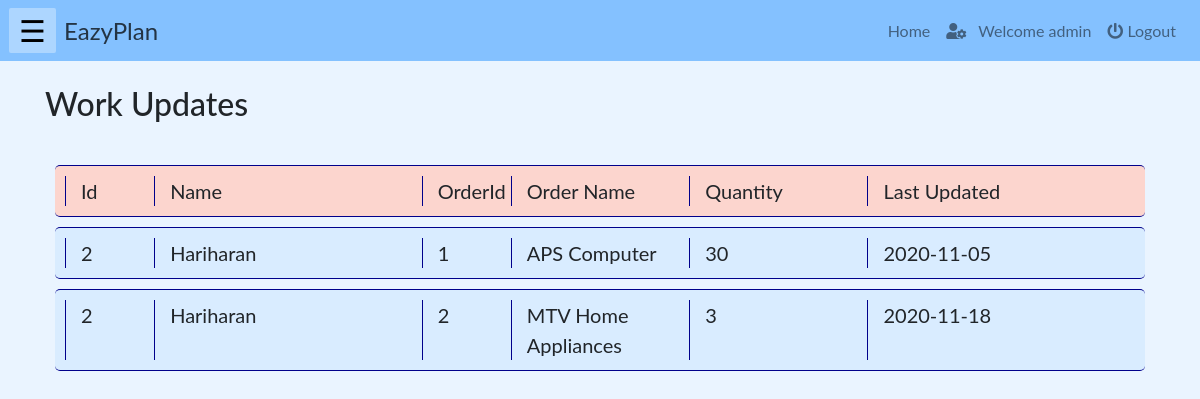
The page /php/workupdate.php (signed in) on the database as committed earlier.
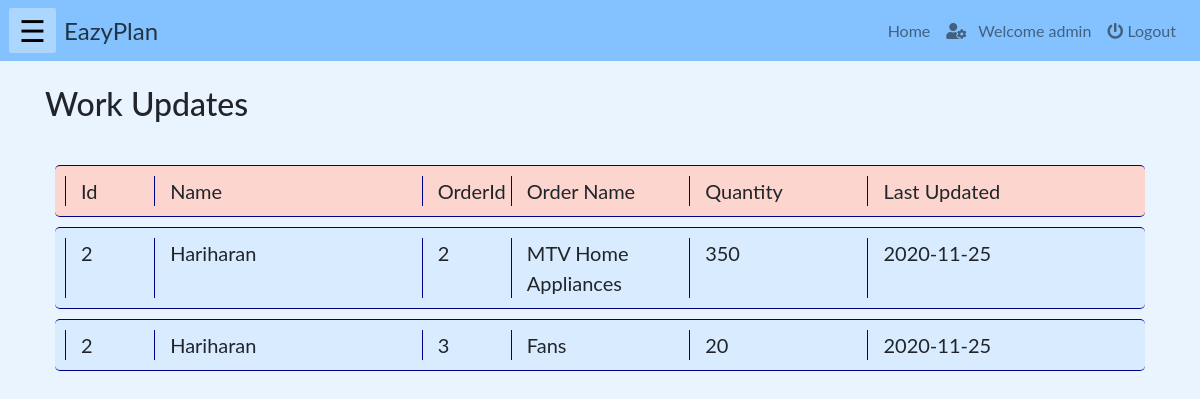
The same page on the database as committed later.
### tables this page shows
CREATE TABLE `workerworkupdate` (
  `workerID` int(10) NOT NULL,
  `orderID` int(10) NOT NULL,
  `productQTY` int(30) NOT NULL,
  `updateTime` date NOT NULL DEFAULT current_timestamp(),
  `AllocID` int(11) NOT NULL
);

CREATE TABLE `account` (
  `userid` int(10) NOT NULL,
  `name` varchar(100) NOT NULL,
  `email` varchar(200) NOT NULL,
  `role` varchar(20) NOT NULL,
  `password` varchar(40) NOT NULL
);

CREATE TABLE `allorder` (
  `orderID` int(10) NOT NULL,
  `name` varchar(100) NOT NULL,
  `description` varchar(1000) NOT NULL,
  `quantity` int(10) NOT NULL,
  `orderDate` date NOT NULL,
  `completionDate` date NOT NULL,
  `status` varchar(100) NOT NULL,
  `totalEstimatedAmt` int(100) NOT NULL,
  `advanceAmt` int(100) NOT NULL,
  `amtLeft` int(100) NOT NULL
);

### php/workupdate.php (the view, shortened to what this page needs)
<!DOCTYPE html>
<html lang="en">
    <?php
        include("../php/headLinks.php");
        if(isset($_SESSION["name"]) && ($_SESSION["role"]=='admin' || $_SESSION["role"]=='staff')){
    ?>
    <body>
        <?php
            include("../php/navbar.php");
        ?>
        <div class="container">
            <br><h2>Work Updates</h2><br>
            <div class="row" id="heading">
                <div class="col-md-1" id="val" >Id</div>
                <div class="col-md-3" id="val" >Name</div>
                <div class="col-md-1" id="val" >OrderId</div>
                <div class="col-md-2" id="val" >Order Name</div>
                <div class="col-md-2" id="val" >Quantity</div>
                <div class="col-md-3" id="val" >Last Updated</div>
            </div>
            <?php
                include("../connection/config.php");
                $sql1 ="select workerID, o.orderID, productQTY, updateTime, w.name as wname, o.name as oname FROM workerworkupdate wwu JOIN account w on wwu.workerID = w.userid JOIN allorder o on wwu.orderID = o.orderID";
                $resources = mysqli_query($db, $sql1);
                foreach($resources as $resource)
                    {
            ?>
            <div class="row" id="item">
                <div class="col-md-1" id="val" ><?php echo $resource['workerID']; ?></div>
                <div class="col-md-3" id="val" ><?php echo $resource['wname']; ?></div>
                <div class="col-md-1" id="val" ><?php echo $resource['orderID']; ?></div>
                <div class="col-md-2" id="val" ><?php echo $resource['oname']; ?></div>
                <div class="col-md-2" id="val"><?php echo $resource['productQTY'] ?></div>
                <div class="col-md-3" id="val"><?php echo $resource['updateTime']; ?></div>
            </div>
            <?php
                }
            ?>
        </div>
    </body>
    <?php
        }
    else{
    echo "<h3 style='color:red'>Login to access the page...</h3>";
    echo "<a href='./login.php'>Click here to login</a>";}
    ?>
</html>

Rows that differ between the two databases and show on the page:
removed workerworkupdate: workerID "2", workerID.name "Hariharan", orderID.orderID "1", orderID.name "APS Computer", productQTY "30", updateTime "2020-11-05"
changed workerworkupdate "MTV Home Appliances": productQTY "3" → "350"; updateTime "2020-11-18" → "2020-11-25"
added workerworkupdate: workerID "2", workerID.name "Hariharan", orderID.orderID "3", orderID.name "Fans", productQTY "20", updateTime "2020-11-25"
